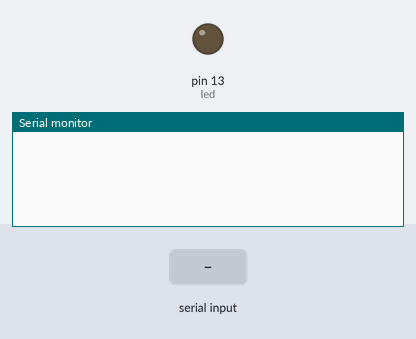
The sketch below on a simulated Arduino Uno, built with avr-gcc and run on an emulated ATmega328P. On the bench: output pins drawn as LEDs (lit = HIGH), the last lines printed to the serial monitor. The inputs (shaded band) are chosen by the test bench.

Above: at 1.2 s.
1.3 s: "a" received over Serial
At 2.3 s:
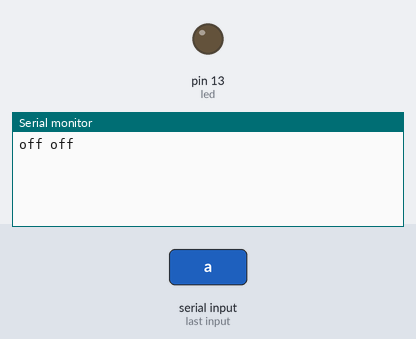
2.8 s: "1" received over Serial
At 3.5 s:
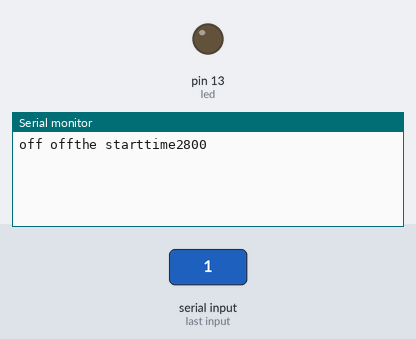

Measured:
- after the input at 1.3 s, the serial monitor: prints a new line at once (image 1)
- after the input at 2.8 s, the serial monitor: prints a new line at once (image 2)

The sketch:

blink.ino
```cpp
#include <SoftwareSerial.h>
const int rxpin = 2;
const int txpin = 3;
SoftwareSerial bluetooth(rxpin,txpin);
int temp;
int led = 13;
unsigned long starttime;
unsigned long stoptime;
unsigned long looptime;
void setup() {
  pinMode(led,OUTPUT);
  Serial.begin(9600);
  bluetooth.begin(9600);
  //Serial.println("Serial ready");
  //bluetooth.println("Bluetooth ready");
}
void loop() {
  if(Serial.available()>0){
    temp = Serial.read();
    if(temp==97){  //皱眉发送挂断电话信号
        Serial.print("off off");
        bluetooth.print(2);
    }
    //如果想加入更多指令操控，以相同方式写在这里
    else{
        starttime = millis();
        Serial.print("the starttime");
        Serial.println(starttime);

        delay(1000);
    //判断眨眼两次发送拨打电话信号
        if(Serial.available()>0){
          digitalWrite(led,HIGH);
          temp = Serial.read();
          stoptime = millis();
          Serial.print("the stoptime");
          Serial.println(stoptime);

         looptime = stoptime - starttime;
         Serial.println(looptime);
         int c=Serial.read();
        //bluetooth.println("Arduino:");
         bluetooth.print(c);
       }
       else{
        digitalWrite(led,LOW);
       }
    }

 }
}
```
